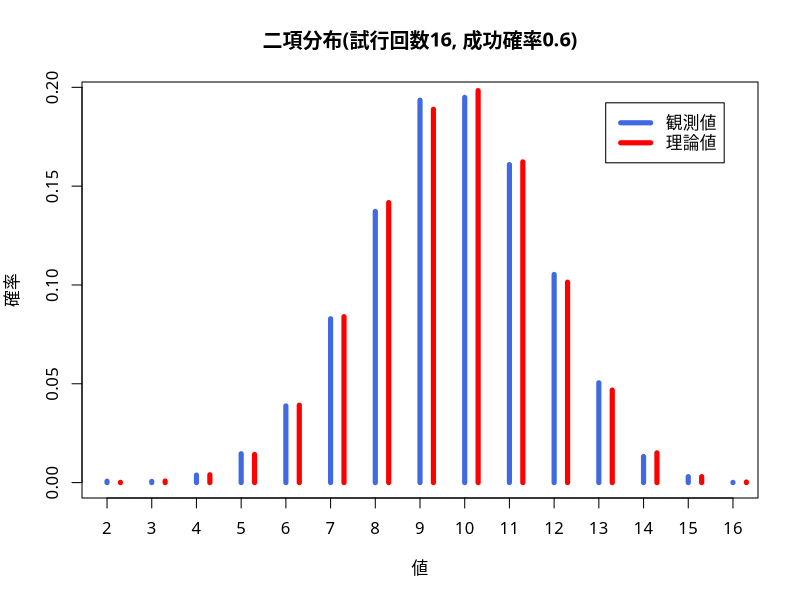
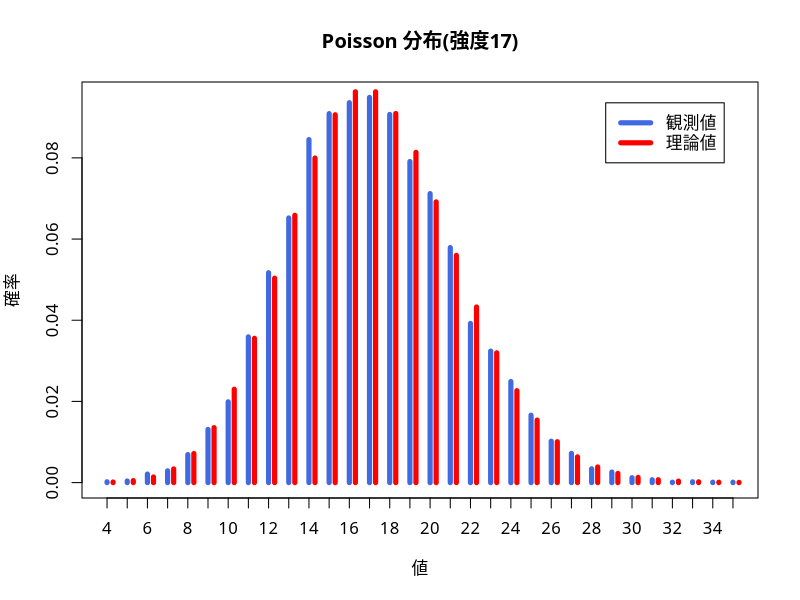
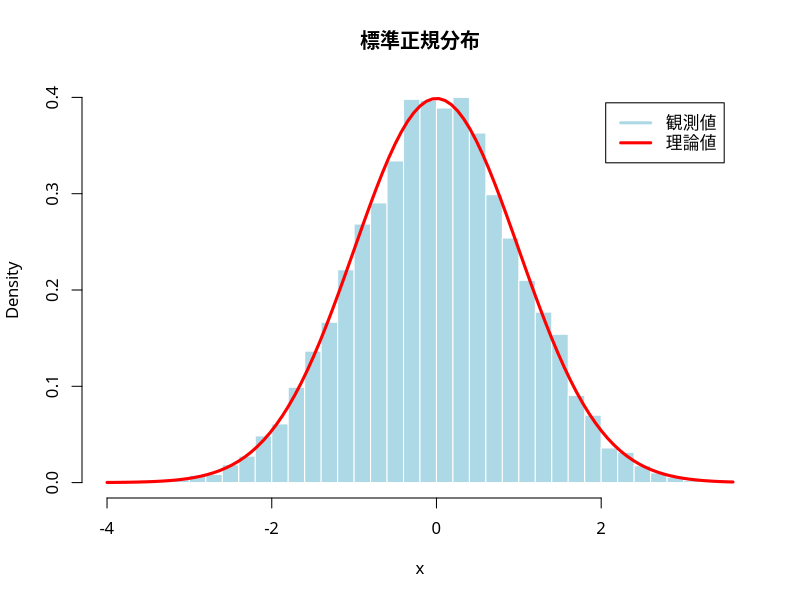
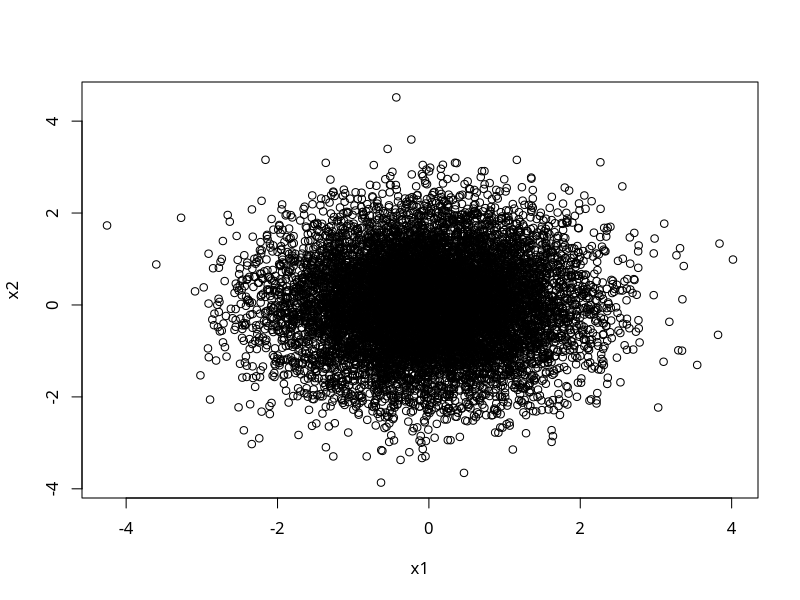
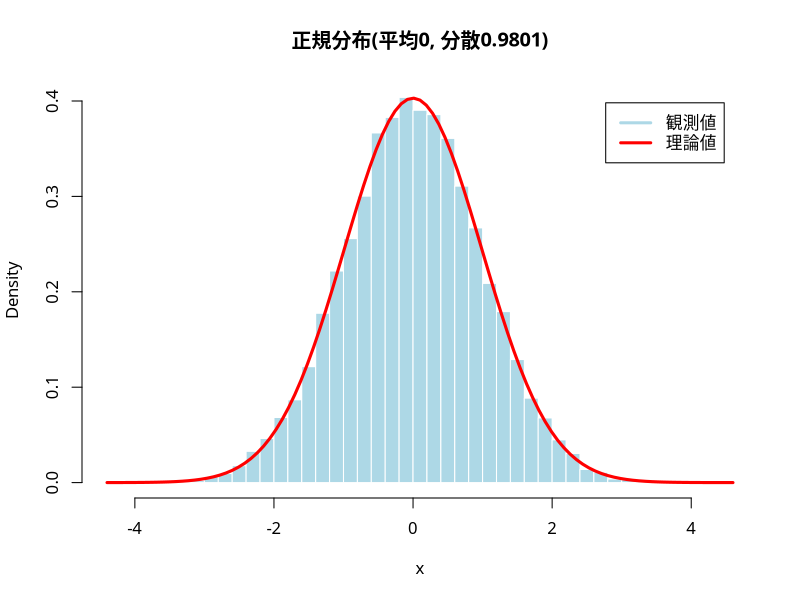
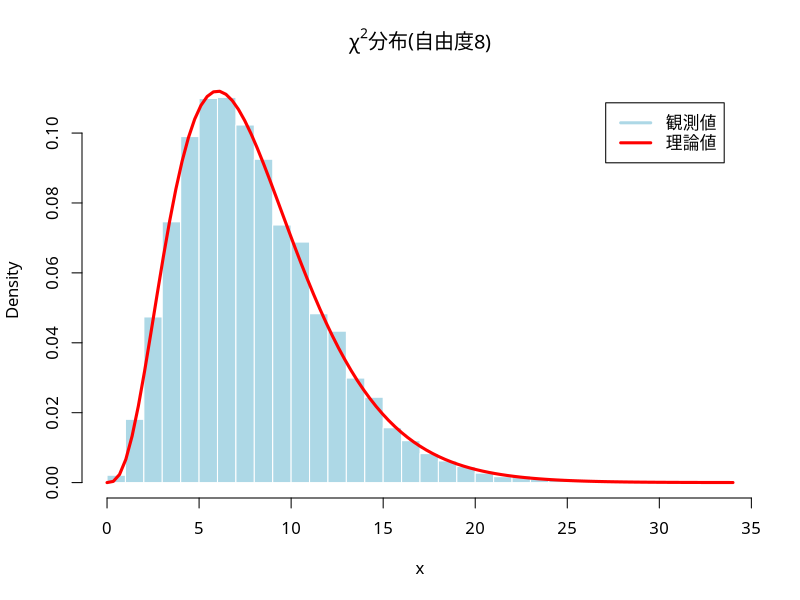
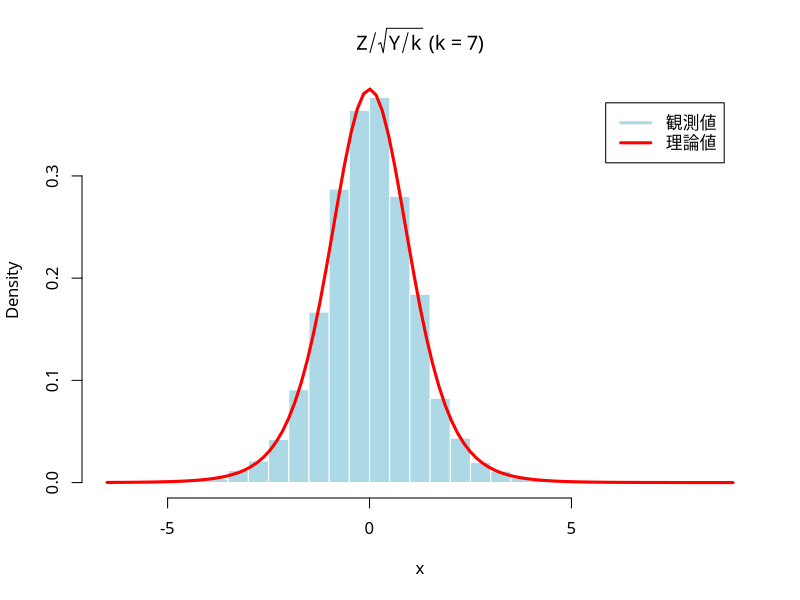
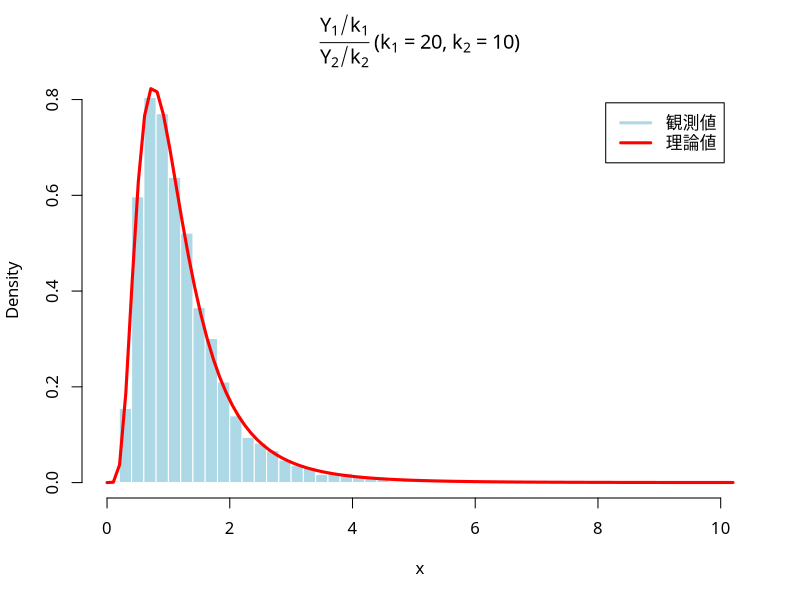

Write R code to recreate these figures, in order.
### 第08回 練習問題解答例

### 離散一様分布で用いた例

a <- 1:6 # サンプリング対象の集合をベクトルとして定義
sample(a, size=20, replace=TRUE) # 離散一様分布(20個)

### 二項分布で用いた例

rbinom(10, size=1, prob=0.2) # Bernoulli分布(10個)
rbinom(20, size=5, prob=0.6) # 二項分布(20個)

### 練習問題 二項分布
mc <- 10000 # 実験回数を指定
m <- 16 
p <- 0.6
myRandom <- function(){ # Bernolli分布をm個生成して合計
    sum(rbinom(m, size=1, prob=p))}
myData <- replicate(mc, myRandom())
myTable <- table(myData)/mc # 出現確率ごとの表(度数分布表)を作成
par(family="HiraginoSans-W4") # 日本語フォントの指定
plot(myTable, type="h", lwd=5, col="royalblue",
     xlab="値", ylab="確率",
     main=paste0("二項分布(試行回数", m, ", 成功確率", p, ")"))
myRange <- min(myData):max(myData) # 範囲を取得
lines(myRange + 0.3, dbinom(myRange, size=m, prob=p),
      type="h", col="red", lwd=5) # 理論上の出現確率
legend("topright", inset=0.05, legend=c("観測値", "理論値"), 
       col=c("royalblue", "red"), lwd=5) # 凡例を作成

### Poisson 分布で用いた例

rpois(15, lambda=1) # 強度1の Poisson 分布(15個)
rpois(15, lambda=10) # 強度10の Poisson 分布(15個)

### 練習問題 Poisson 分布
mc <- 10000 
lambda1 <- 5
lambda2 <- 12
myRandom <- function(){ # 2つの Poisson 分布の和
    rpois(1, lambda=lambda1)+rpois(1, lambda=lambda2)}
myData <- replicate(mc, myRandom())
myTable <- table(myData)/mc 
par(family="HiraginoSans-W4") # 日本語フォントの指定
plot(myTable, type="h", lwd=5, col="royalblue",
     xlab="値", ylab="確率",
     main=paste0("Poisson 分布(強度", lambda1+lambda2, ")"))
myRange <- min(myData):max(myData) 
lines(myRange + 0.3,
      dpois(myRange, lambda=lambda1+lambda2), 
      type="h", col="red", lwd=5) # 理論上の出現確率
legend("topright", inset=0.05, legend=c("観測値", "理論値"), 
       col=c("royalblue", "red"), lwd=5)

### 幾何分布で用いた例

rgeom(15, prob=0.1) # 成功確率0.1の幾何分布(15個)

### 一様分布で用いた例

runif(8) # 区間(0,1)上の一様乱数(8個)
runif(8,min=-1,max=1) # 区間(-1,1)上の一様乱数(8個)

### 正規分布で用いた例

rnorm(8) # 標準正規乱数(8個)
rnorm(8,mean=1,sd=2) # 平均1分散4=2^2の正規乱数

### 練習問題 正規分布
mc <- 10000 # 実験回数を指定
myRandom <- function(){ # 一方の分布を確認する
    u1 <- runif(1)
    u2 <- runif(1)
    return(sqrt(-2*log(u1))*cos(2*pi*u2))}
myData <- replicate(mc, myRandom()) # Monte-Carlo実験
par(family="HiraginoSans-W4") # 日本語フォントの指定
hist(myData, freq=FALSE, breaks=40,
     col="lightblue", border="white", 
     xlab="x", main=paste0("標準正規分布")) # ヒストグラム(密度表示)
curve(dnorm(x, mean=0, sd=1), add=TRUE, 
      col="red", lwd=3) # 理論上の確率密度関数
legend("topright", inset=0.05, legend=c("観測値", "理論値"), 
       col=c("lightblue", "red"), lwd=3) # 凡例を作成
## Box-Muller法で作られる2つの確率変数の関係を調べる
boxmuller <- function(){
    u1 <- runif(1)
    u2 <- runif(1)
    x1 <- sqrt(-2*log(u1))*cos(2*pi*u2)
    x2 <- sqrt(-2*log(u1))*sin(2*pi*u2)
    return(c(x1,x2))
}
x <- replicate(mc, boxmuller()) # 2行xmc列の行列が得られる
par(family="HiraginoSans-W4") # 日本語フォントの指定
plot(x[1,],x[2,],xlab="x1",ylab="x2") # 散布図を描く
## 以下では同じ分布なのでx1,x2はまとめて計算
mu <- round(mean(x),2)
sigma <- round(sd(x),2)
hist(x, freq=FALSE, breaks=40, col="lightblue", border="white",

     main=paste0("正規分布(平均", mu, ", 分散", sigma^2, ")")) # ヒストグラム(密度表示)
curve(dnorm(x, mean=mu, sd=sigma), add=TRUE, 
      col="red", lwd=3) # 理論上の確率密度関数
legend("topright", inset=0.05, legend=c("観測値", "理論値"), 
       col=c("lightblue", "red"), lwd=3) # 凡例を作成

### ガンマ分布で用いた例

rgamma(8, shape=3, rate=1) # ガンマ分布(8個)
rgamma(8, shape=1, rate=3) # 異なるパラメタのガンマ分布(8個)

rexp(8) # レート1の指数分布(8個)
rexp(8, rate=0.5) # レート0.5の指数分布(8個)

rchisq(8, df=1) # 自由度1のカイ二乗分布(8個)
rchisq(8, df=4) # 自由度4のカイ二乗分布(8個)

### 練習問題 カイ二乗分布
mc <- 10000 # 実験回数を指定
k <- 8 # 自由度を設定
myRandom <- function(){ 
    sum(rnorm(k)^2)} # k個の標準正規乱数の二乗和
myData <- replicate(mc, myRandom()) # Monte-Carlo実験
par(family="HiraginoSans-W4") # 日本語フォントの指定
hist(myData, freq=FALSE, breaks=25,
     col="lightblue", border="white", 
     xlab="x", main=bquote(paste(chi^2,"分布(自由度",.(k),")"))) 
curve(dchisq(x, k), # 理論曲線(確率密度)
      add=TRUE, col="red", lwd=3) 
legend("topright", inset=0.05, legend=c("観測値", "理論値"), 
       col=c("lightblue", "red"), lwd=3)

### t-分布で用いた例

rt(8, df=1) # 自由度1のt分布(8個)
rt(8, df=4) # 自由度4のt分布(8個)

### 練習問題 t分布
mc <- 10000 # 実験回数を指定
k <- 7
myRandom <- function(){ 
    y <- rchisq(1, df=k) # 自由度kのカイ2乗分布
    ## y <- sum(rnorm(k)^2) # 正規乱数を用いてもよい
    z <- rnorm(1) # 標準正規乱数
    return(z/sqrt(y/k))}
myData <- replicate(mc, myRandom()) # Monte-Carlo実験
par(family="HiraginoSans-W4") # 日本語フォントの指定
hist(myData, freq=FALSE, breaks=40,
     col="lightblue", border="white",  
     xlab="x", main=bquote(paste(Z/sqrt(Y/k)," (",k==.(k),")")))
curve(dt(x, df=k), # 確率密度関数(理論)
      add=TRUE, col="red", lwd=3) 
legend("topright", inset=0.05, legend=c("観測値", "理論値"), 
       col=c("lightblue", "red"), lwd=3)

### F-分布で用いた例

rf(10, df1=4, df2=7) # 自由度4,7のF分布(10個)
rf(10, df1=7, df2=12) # 自由度7,12のF分布(10個)

### 練習問題 F分布
mc <- 10000 # 実験回数を指定
k1 <- 20
k2 <- 10
myRandom <- function(){ 
    y1 <- rchisq(1, df=k1) # 自由度20のカイ二乗分布
    y2 <- rchisq(1, df=k2) # 自由度10のカイ二乗分布
    ## y1 <- sum(rnorm(k1)^2) # 正規乱数を用いてもよい
    ## y2 <- sum(rnorm(k2)^2) 
    return((y1/k1)/(y2/k2))}
myData <- replicate(mc, myRandom()) # Monte-Carlo実験
par(family="HiraginoSans-W4") # 日本語フォントの指定
hist(myData, freq=FALSE, breaks=40,
     col="lightblue", border="white",
     xlab="x",
     main=bquote(paste(frac(Y[1]/k[1],Y[2]/k[2]),
                       " (",k[1]==.(k1),
                       ", ",k[2]==.(k2),")"))) 
curve(df(x, df1=k1, df2=k2), # 確率密度関数(理論)
      add=TRUE, col="red", lwd=3) 
legend("topright", inset=0.05, legend=c("観測値", "理論値"), 
       col=c("lightblue", "red"), lwd=3)
